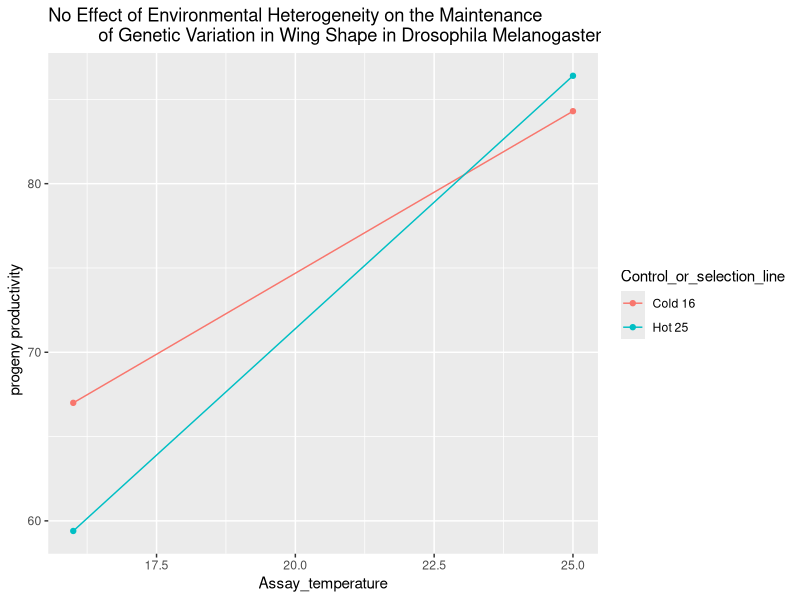

This chart was generated by the following R code:
library(ggplot2)
library(reshape)
library(dplyr)
library(ggpubr)

df<-read.table(file="Yeaman_et_al_2010.txt" ,header= TRUE,sep = " ")



df0 <- df%>% slice(2:5)
a<- ggplot(df0, aes(x=Assay_temperature, y=Mean_female,fill= )) +
  geom_line(aes(group=Control_or_selection_line, color=Control_or_selection_line)) +geom_point(aes(color=Control_or_selection_line))+
  ggtitle("No Effect of Environmental Heterogeneity on the Maintenance 
          of Genetic Variation in Wing Shape in Drosophila Melanogaster		") +
  ylab(" progeny productivity		") 
 #geom_errorbar(aes(ymin=Mean_female-Calc_CI, ymax=Mean_female+Calc_CI), width=.2,)

print(a)
